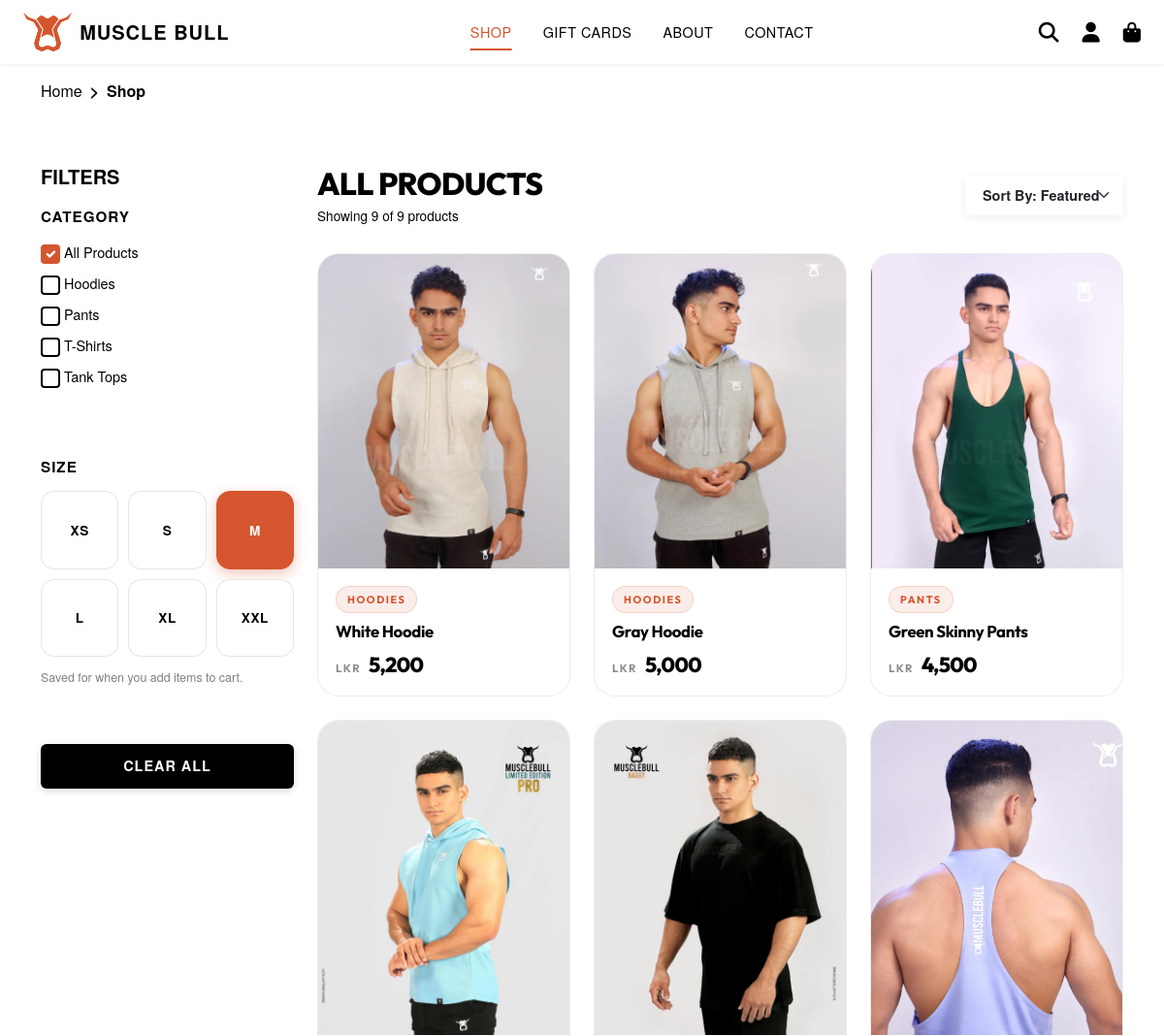
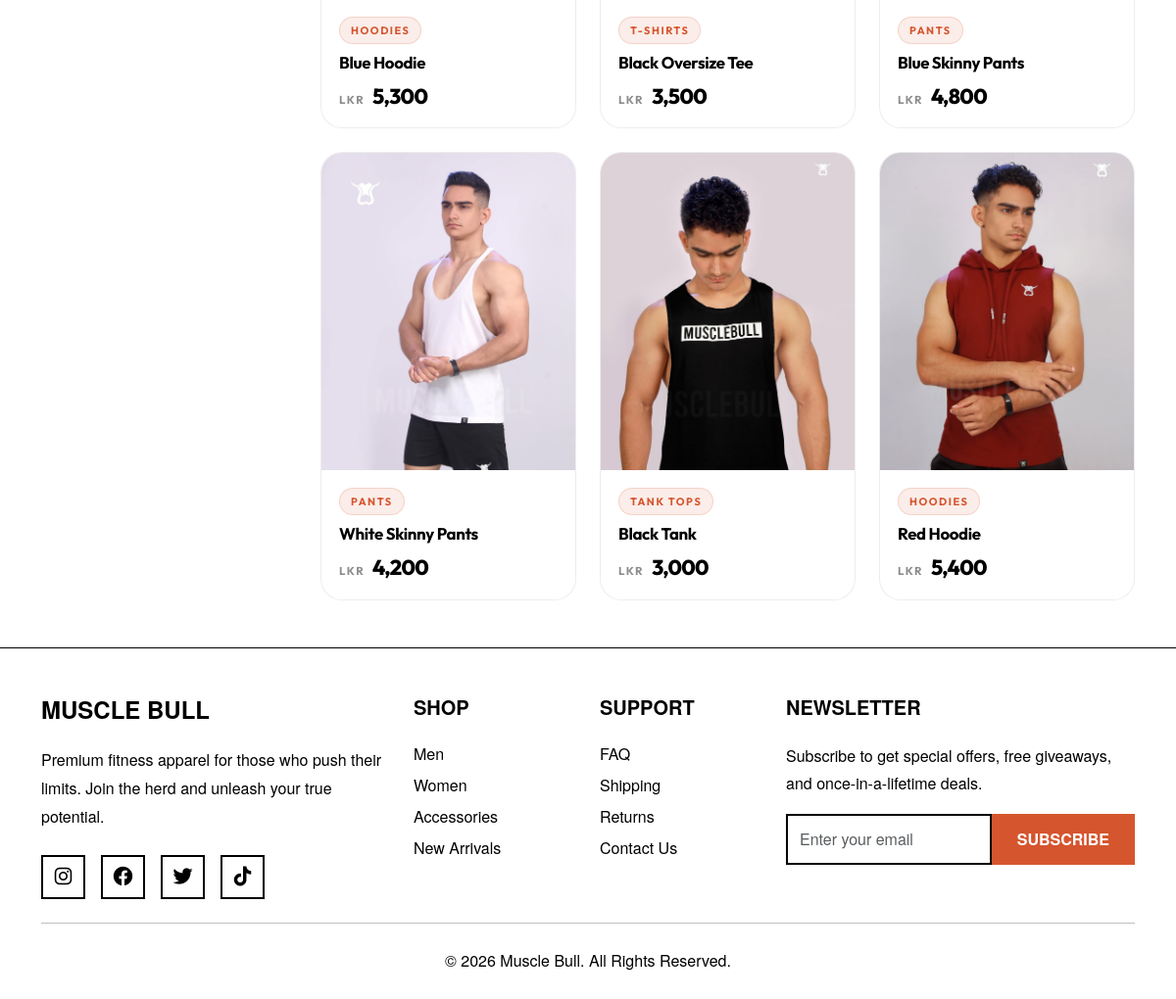
The page /shop.php on the database its author committed (2 pictures, top to bottom).
### tables this page shows
CREATE TABLE IF NOT EXISTS categories (
  id INT UNSIGNED NOT NULL AUTO_INCREMENT,
  name VARCHAR(255) NOT NULL,
  description TEXT,
  image VARCHAR(512) NOT NULL DEFAULT '',
  status VARCHAR(32) NOT NULL DEFAULT 'active',
  created_at DATETIME NOT NULL DEFAULT CURRENT_TIMESTAMP,
  PRIMARY KEY (id),
  UNIQUE KEY uq_categories_name (name)
);

CREATE TABLE IF NOT EXISTS products (
  id INT UNSIGNED NOT NULL AUTO_INCREMENT,
  category_id INT UNSIGNED NOT NULL,
  name VARCHAR(255) NOT NULL,
  price INT NOT NULL COMMENT 'Amount in LKR (integer, same as legacy JSON)',
  image VARCHAR(512) NOT NULL,
  description TEXT,
  is_best_seller TINYINT(1) NOT NULL DEFAULT 0,
  is_featured TINYINT(1) NOT NULL DEFAULT 0,
  PRIMARY KEY (id),
  KEY idx_products_category (category_id),
  CONSTRAINT fk_products_category
    FOREIGN KEY (category_id) REFERENCES categories (id)
    ON UPDATE CASCADE
    ON DELETE RESTRICT
);

### components/product-card.php (the view)
<?php
if (!isset($product)) {
    return;
}
?>
<div class="col-lg-4 col-md-6 product-item" data-category="<?php echo htmlspecialchars($product['category']); ?>" data-price="<?php echo $product['price']; ?>">
    <a href="product.php?id=<?php echo (int) $product['id']; ?>" class="product-card-link">
        <article class="product-card">
            <div class="product-image-container">
                <img
                    src="<?php echo htmlspecialchars($product['image']); ?>"
                    alt="<?php echo htmlspecialchars($product['name']); ?>"
                    class="product-image"
                    loading="lazy"
                >
            </div>
            <div class="product-info">
                <span class="product-category"><?php echo htmlspecialchars($product['category']); ?></span>
                <h3 class="product-name"><?php echo htmlspecialchars($product['name']); ?></h3>
                <div class="product-meta">
                    <p class="product-price">
                        <span class="product-price__label">LKR</span>
                        <span class="product-price__amount"><?php echo number_format($product['price']); ?></span>
                    </p>
                </div>
            </div>
        </article>
    </a>
</div>

### shop.php (shortened to what the rows shown need)
<?php
require_once 'components/product-card.php';
require_once 'classes/Product.php';
require_once 'classes/Category.php';
$productModel = new Product();
$categoryModel = new Category();
$validPriceRanges = ['1', '2', '3', '4'];
$perPage = 9;
$categoryInput = $_GET['category'] ?? [];
$showAllCategories = empty($categoryInput) || in_array('all', $categoryInput, true);
$selectedCategoryIds = [];
$priceInput = $_GET['price'] ?? [];
$selectedPriceRanges = array_values(array_intersect(
    array_map('strval', $priceInput),
    $validPriceRanges
));
$sort = $_GET['sort'] ?? 'featured';
$page = max(1, (int) ($_GET['page'] ?? 1));
$categories = $categoryModel->getActive();
$totalProducts = $productModel->countFiltered($selectedCategoryIds, $selectedPriceRanges);
$offset = ($page - 1) * $perPage;
$products = $productModel->getFiltered(
    $selectedCategoryIds,
    $selectedPriceRanges,
    $sort,
    $perPage,
    $offset
);
$shopHeading = 'All Products';
$activeFilterCount = 0;
$filtersOpenOnMobile = $activeFilterCount > 0;
?>
<!DOCTYPE html>
<html lang="en">
<head>
    <link href="./assets/css/bootstrap.min.css" rel="stylesheet" />
    <link href="./assets/css/style.css" rel="stylesheet" />
    <link href="./assets/css/header.css" rel="stylesheet" />
    <link href="./assets/css/footer.css" rel="stylesheet" />
    <link href="./assets/css/shop.css?v=3" rel="stylesheet" />
    <link href="./assets/css/product-card.css" rel="stylesheet" />
    <link href="./assets/css/checkout.css" rel="stylesheet" />
    <link rel="stylesheet" href="https://cdnjs.cloudflare.com/ajax/libs/font-awesome/6.4.0/css/all.min.css" />
</head>
<body>
    <main>
        <section class="products-section py-5 bg-white">
            <div class="container">
                <form method="get" action="shop.php" id="shop-filters-form">
                    <div class="row">
                        <div class="col-lg-3 mb-4 mb-lg-0 shop-filters-col">
                            <div id="shop-filters-panel"
                                class="shop-filters-panel <?php echo $filtersOpenOnMobile ? 'is-open' : ''; ?>"
                            >
                            <div class="filters-sidebar">
                                <div class="filter-group filter-accordion mb-0 mb-lg-4">
                                    <div class="filter-accordion__body is-open">
                                    <?php foreach ($categories as $cat): ?>
                                        <?php $catId = (int) $cat['id']; ?>
                                        <div class="form-check mb-2">
                                            <input
                                                class="form-check-input shop-filter-auto shop-category-check"
                                                type="checkbox"
                                                name="category[]"
                                                value="<?php echo $catId; ?>"
                                                id="cat-<?php echo $catId; ?>"
                                                <?php echo !$showAllCategories && in_array($catId, $selectedCategoryIds, true) ? 'checked' : ''; ?>
                                            >
                                            <label class="form-check-label" for="cat-<?php echo $catId; ?>">
                                                <?php echo htmlspecialchars($cat['name']); ?>
                                            </label>
                                        </div>
                                    <?php endforeach; ?>
                                    </div>
                                </div>
                            </div>
                            </div>
                        </div>
                        <div class="col-lg-9">
                            <div class="shop-products-header">
                                <div>
                                    <h2 class="shop-products-header__title mb-1"><?php echo htmlspecialchars($shopHeading); ?></h2>
                                </div>
                            </div>
                            <?php if (empty($products)): ?>
                                <div class="shop-empty-state text-center py-5">
                                    <p class="lead mb-3">No products found.</p>
                                    <a href="shop.php" class="btn btn-primary text-uppercase fw-bold">Clear filters</a>
                                </div>
                            <?php else: ?>
                                <div class="row g-4 products-showcase" id="all-products-container">
                                    <?php foreach ($products as $product): ?>
                                        <?php include 'components/product-card.php'; ?>
                                    <?php endforeach; ?>
                                </div>
                            <?php endif; ?>
                        </div>
                    </div>
                </form>
            </div>
        </section>
    </main>
</body>
</html>

### rows shown on the page
categories: name "Hoodies"
categories: name "Pants"
categories: name "T-Shirts"
categories: name "Tank Tops"
products: image (picture), category.name "HOODIES", name "White Hoodie", price "5,200"
products: image (picture), category.name "HOODIES", name "Gray Hoodie", price "5,000"
products: image (picture), category.name "PANTS", name "Green Skinny Pants", price "4,500"
products: image (picture), category.name "HOODIES", name "Blue Hoodie", price "5,300"
products: image (picture), category.name "T-SHIRTS", name "Black Oversize Tee", price "3,500"
products: image (picture), category.name "PANTS", name "Blue Skinny Pants", price "4,800"
products: image (picture), category.name "PANTS", name "White Skinny Pants", price "4,200"
products: image (picture), category.name "TANK TOPS", name "Black Tank", price "3,000"
products: image (picture), category.name "HOODIES", name "Red Hoodie", price "5,400"

### other values the page prints
$size "XS"
$size "S"
$size "M"
$size "L"
$size "XL"
$size "XXL"
$shopHeading "ALL PRODUCTS"
count($products) "9"
$totalProducts "9"
